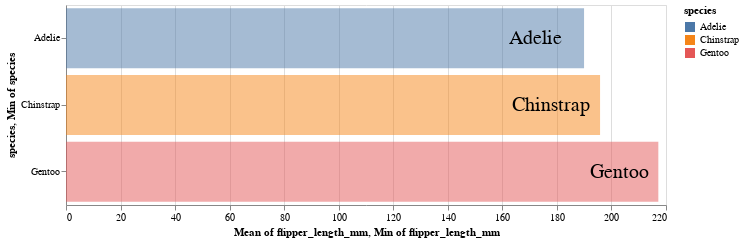

Notebook source saved alongside this figure:
### Code cell
grafico_barras = alt.Chart(pinguinos).mark_bar(fillOpacity = 0.50).encode(
    x = alt.X("mean(flipper_length_mm):Q"),
    y = alt.Y("species:N"),
    color = alt.Color("species:N")
)
grafico_etiquetas = alt.Chart(pinguinos).mark_text(size = 20).encode(
    x = alt.X("min(flipper_length_mm):Q"),
    y = alt.Y("min(species):N"),
    text = alt.Text("species:N")
)
grafico = grafico_barras + grafico_etiquetas

grafico.properties(
    width = 600,
    height = 200

)

### Figure 1 — Vega-Lite specification as saved in the notebook (floating-point values rounded to 4 significant figures; data arrays with more than 128 entries replaced by an {"elided": "..."} marker saying what was removed)
{"config": {"view": {"continuousWidth": 400, "continuousHeight": 300}}, "layer": [{"mark": {"type": "bar", "fillOpacity": 0.5}, "encoding": {"color": {"type": "nominal", "field": "species"}, "x": {"type": "quantitative", "aggregate": "mean", "field": "flipper_length_mm"}, "y": {"type": "nominal", "field": "species"}}}, {"mark": {"type": "text", "size": 20}, "encoding": {"text": {"type": "nominal", "field": "species"}, "x": {"type": "quantitative", "aggregate": "min", "field": "flipper_length_mm"}, "y": {"type": "nominal", "aggregate": "min", "field": "species"}}}], "data": {"name": "data-7b1c3d376dc1f878f7c4c69deb3a1e79"}, "height": 200, "width": 600, "$schema": "https://vega.github.io/schema/vega-lite/v4.8.1.json", "datasets": {"data-7b1c3d376dc1f878f7c4c69deb3a1e79": {"elided": "344 records"}}}
